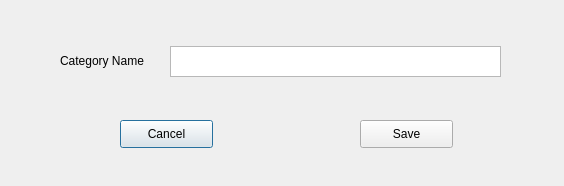
<?xml version="1.0" encoding="UTF-8"?>
<ui version="4.0">
 <class>addcategory</class>
 <widget class="QDialog" name="addcategory">
  <property name="geometry">
   <rect>
    <x>0</x>
    <y>0</y>
    <width>564</width>
    <height>186</height>
   </rect>
  </property>
  <property name="windowTitle">
   <string>Dialog</string>
  </property>
  <widget class="QPlainTextEdit" name="plainTextEdit">
   <property name="geometry">
    <rect>
     <x>170</x>
     <y>46</y>
     <width>331</width>
     <height>31</height>
    </rect>
   </property>
  </widget>
  <widget class="QLabel" name="label">
   <property name="geometry">
    <rect>
     <x>60</x>
     <y>40</y>
     <width>101</width>
     <height>41</height>
    </rect>
   </property>
   <property name="text">
    <string>Category Name</string>
   </property>
  </widget>
  <widget class="QPushButton" name="pushButton">
   <property name="geometry">
    <rect>
     <x>120</x>
     <y>120</y>
     <width>93</width>
     <height>28</height>
    </rect>
   </property>
   <property name="text">
    <string>Cancel</string>
   </property>
  </widget>
  <widget class="QPushButton" name="pushButton_2">
   <property name="geometry">
    <rect>
     <x>360</x>
     <y>120</y>
     <width>93</width>
     <height>28</height>
    </rect>
   </property>
   <property name="text">
    <string>Save</string>
   </property>
  </widget>
 </widget>
 <resources/>
 <connections/>
</ui>
